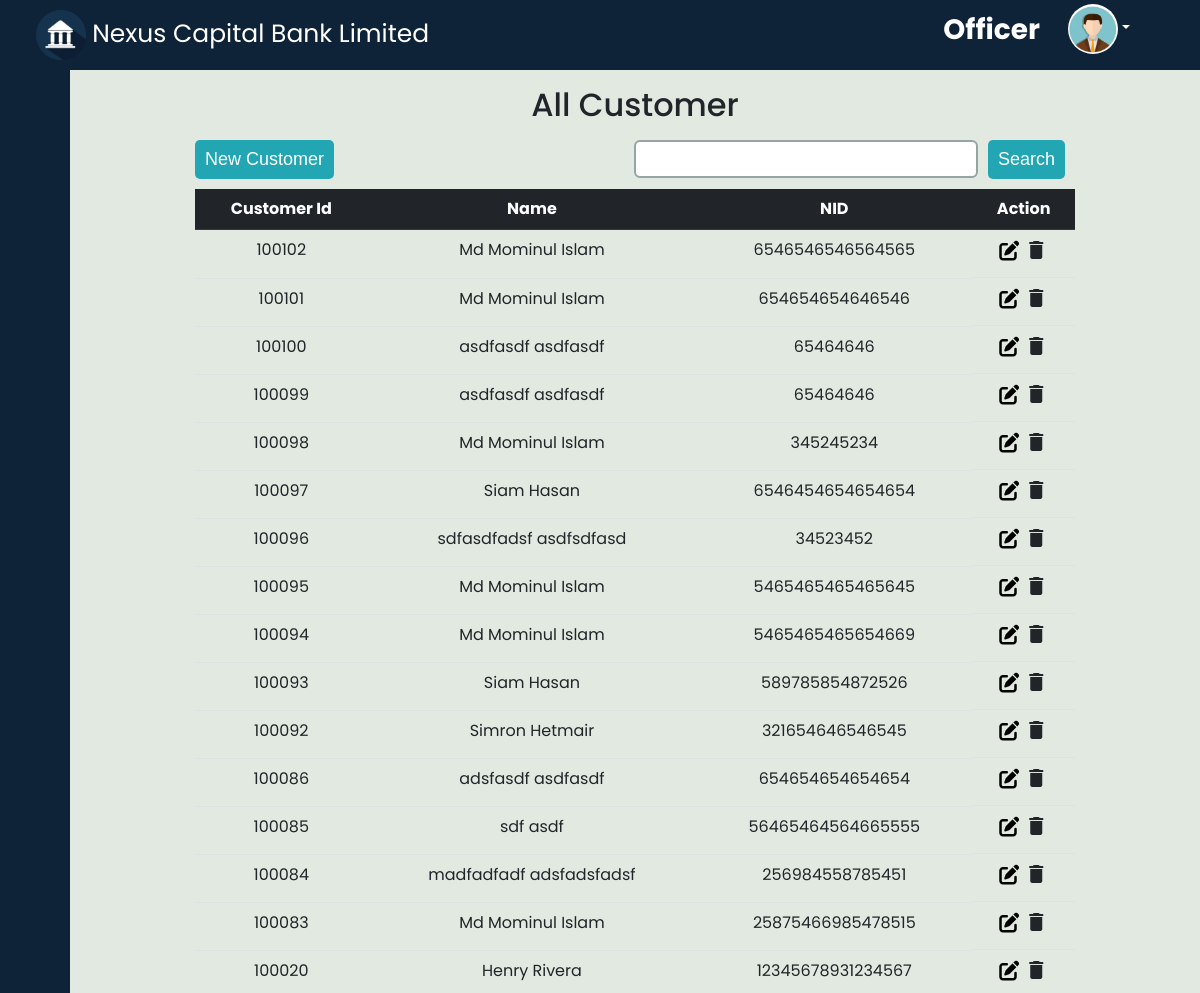
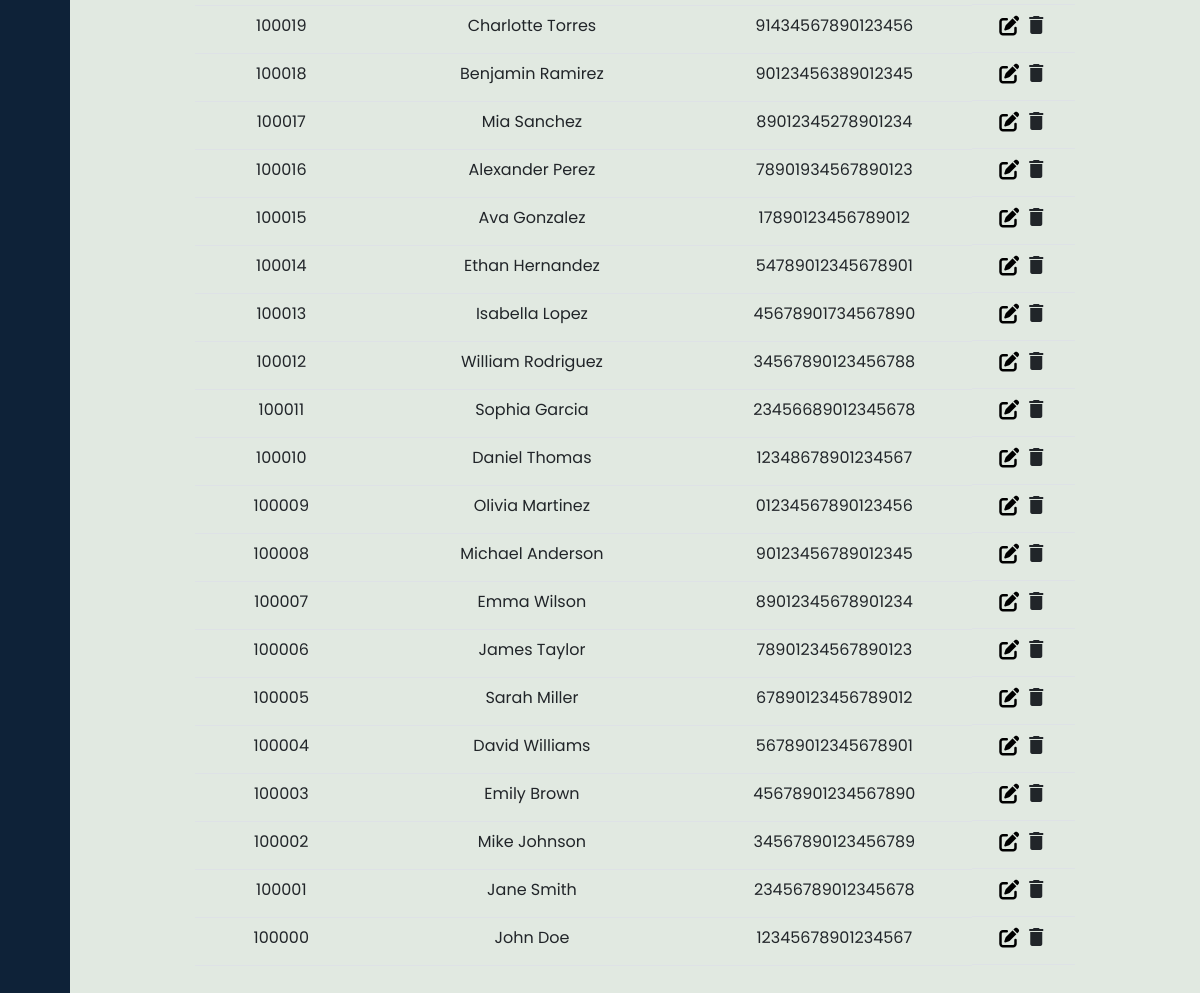
The page /officer/customer.php on the database its author committed (2 pictures, top to bottom).
### tables this page shows
CREATE TABLE `bank` (
  `bank_name` varchar(255) NOT NULL,
  `bank_sort_name` varchar(10) NOT NULL,
  `tagline` varchar(255) DEFAULT NULL,
  `logo` varchar(20) DEFAULT NULL,
  `rating` float DEFAULT NULL,
  `address` varchar(255) DEFAULT NULL,
  `phone` varchar(20) DEFAULT NULL,
  `email` varchar(50) NOT NULL,
  `fax` varchar(20) DEFAULT NULL,
  `call_center` varchar(20) DEFAULT NULL,
  `facebook` varchar(100) DEFAULT NULL,
  `linkedin` varchar(100) DEFAULT NULL,
  `twitter` varchar(100) DEFAULT NULL,
  `youtube` varchar(100) DEFAULT NULL,
  `about_us` text DEFAULT NULL,
  `vision` text DEFAULT NULL,
  `mission` text DEFAULT NULL
);

CREATE TABLE `customer` (
  `customer_id` int(11) NOT NULL,
  `nid` varchar(255) NOT NULL,
  `first_name` varchar(255) DEFAULT NULL,
  `last_name` varchar(255) DEFAULT NULL,
  `picture` text DEFAULT NULL,
  `email` varchar(255) DEFAULT NULL,
  `phone` varchar(100) NOT NULL,
  `gender` varchar(10) DEFAULT NULL,
  `address` text DEFAULT NULL,
  `division` varchar(50) DEFAULT NULL,
  `district` varchar(50) DEFAULT NULL,
  `dob` date DEFAULT NULL
);

### officer/customer.php (the view, shortened to what this page needs)
<!DOCTYPE html>
<html lang="en">
<head>
    <link rel="stylesheet" href="https://cdnjs.cloudflare.com/ajax/libs/font-awesome/6.5.1/css/all.min.css" />
</head>
<?php
include "../database.php";
$search = "";
$result = mysqli_query($con, "SELECT * FROM customer
                             WHERE customer_id LIKE '%$search%' OR first_name LIKE '%$search%' OR last_name LIKE '%$search%' OR nid LIKE '%$search%'
                             ORDER BY customer_id DESC");
?>
<body>
    <div>
        <?php include "officer_header.php" ?>
    </div>
    <div class="d-flex">
        <div>
            <?php include "officer_sidebar.php" ?>
        </div>
        <div class="main">
            <div class="cnt">
                <div class="container">
                    <h2 class="mt-3 mb-3 d-flex justify-content-center">All Customer</h2>
                    <div class="d-flex hdiv">
                        <div class="new">
                            <a href="add_customer.php"><button>New Customer</button></a>
                        </div>
                        <div class="searchdiv d-flex">
                            <form action="" method="post">
                                <div class="d-flex">
                                    <input class="form-control fc" style=" border: 2px solid #95a5a6;" type="text" name="searchinput" id="">
                                    <input class="btnn" type="submit" value="Search" name="searchbtn" id="">
                                </div>
                            </form>
                        </div>
                    </div>
                    <table class="table table-hover text-center">
                        <tr class="table-dark">
                            <th>Customer Id</th>
                            <th>Name</th>
                            <th>NID</th>
                            <th>Action</th>
                        </tr>
                        <?php
                        while ($row = mysqli_fetch_assoc($result)) {
                        ?>
                            <tr>
                                <td><?php echo $row['customer_id'] ?></td>
                                <td><?php echo $row['first_name'] . " " . $row['last_name']  ?></td>
                                <td><?php echo $row['nid'] ?></td>
                                <td class="tt">
                                    <div>
                                        <a href="update_customer.php?customer_id=<?php echo $row['customer_id'] ?>"><i class="fa-solid fa-pen-to-square"></i></a>
                                    </div>
                                    <div>
                                        <a class="link-dark" name='delete' href="delete_customer.php?customer_id=<?php echo $row['customer_id'] ?>"><i class="material-icons">delete</i></a>
                                    </div>
                                </td>
                            </tr>
                        <?php } ?>
                    </table>
                </div>
            </div>
        </div>
    </div>
</body>
</html>

### officer/officer_header.php (shortened to what this page needs)
<!DOCTYPE html>
<html lang="en">
<head>
    <link rel="stylesheet" href="../bootstrap/bootstrap_css.css">
</head>
<?php
include"../database.php";
$row = mysqli_fetch_assoc(mysqli_query($con,"SELECT bank_name FROM bank"));
?>
<body>
    <header>
        <nav class="navbar navbar-expand-md  header">
            <div class="container-fluid">
                <a href="" id="bank_name" class="navbar-brand"><img id="logo" src="../logo/logo.png" alt="">
                    <?php echo $row['bank_name']?></a>
                <div class="collapse navbar-collapse" id="NavID">
                    <ul class="navbar-nav ms-auto ">
                        <p class="officer_text">Officer</p>
                        <li class="nav-item dropdown">
                            <a href="" class="nav-link dropdown-toggle" data-bs-toggle="dropdown"><img class="avatar" src="../logo/male_avatar.png" alt=""></a>
                        </li>
                    </ul>
                </div>
            </div>
        </nav>
    </header>
</body>
</html>

### officer/customer.php (style rules this page uses)
.main { background-color: #e1e9e1; display: flex; justify-content: center; }
.cnt { width: 80%; }
.fa-pen-to-square { color: black; font-size: 20px; margin-top: 3px; }
.material-icons { font-size: 45px; margin-left: 5px; }
.tt { display: flex; justify-content: center; }
.new { margin-bottom: 10px; }
.new button { padding: 6px 10px; background-color: #22a6b3; border: none; border-radius: 5px; color: white; font-size: 18px; font-family: Arial, Helvetica, sans-serif; }
.hdiv { position: relative; }
.searchdiv { margin-bottom: 10px; position: absolute; right: 10px; }
.fc { margin-left: 15px; height: 38px; width: 250px; border-radius: 5px; }
.btnn { margin-left: 10px; padding: 6px 10px; background-color: #22a6b3; border: none; border-radius: 5px; color: white; font-size: 18px; font-family: Arial, Helvetica, sans-serif; }

### officer/officer_header.php (style rules this page uses)
* { margin: 0; padding: 0; box-sizing: border-box; font-family: 'Poppins', sans-serif; }
#logo { height: 50px; width: 50px; }
.header { width: 100%; height: 70px; background-color: #0e2238; }
#bank_name { font-size: 25px; margin-left: 2%; color: white; }
.nav-link { margin-right: 50px; color: white; letter-spacing: 0.5px; padding: 0 10px; }
.avatar { height: 50px; width: 50px; border-radius: 30px; }
.officer_text { color: white; font-weight: bold; font-size: 28px; margin-right: 20px; margin-top: 5px; }

### officer/officer_sidebar.php (style rules this page uses)
a { text-decoration: none; }
li { list-style: none; }
body { font-family: 'Poppins', sans-serif; }
.nav-link { margin-right: 50px; color: white; letter-spacing: 0.5px; padding: 0 10px; }
.main { height: 100vh; overflow: scroll; width: 100%; }

### rows shown on the page
bank: bank_name "Nexus Capital Bank Limited"
customer: customer "100102", first_name "Md Mominul", last_name "Islam", nid "6546546546564565"
customer: customer "100101", first_name "Md Mominul", last_name "Islam", nid "654654654646546"
customer: customer "100100", first_name "asdfasdf", last_name "asdfasdf", nid "65464646"
customer: customer "100099", first_name "asdfasdf", last_name "asdfasdf", nid "65464646"
customer: customer "100098", first_name "Md Mominul", last_name "Islam", nid "345245234"
customer: customer "100097", first_name "Siam", last_name "Hasan", nid "6546454654654654"
customer: customer "100096", first_name "sdfasdfadsf", last_name "asdfsdfasd", nid "34523452"
customer: customer "100095", first_name "Md Mominul", last_name "Islam", nid "5465465465465645"
customer: customer "100094", first_name "Md Mominul", last_name "Islam", nid "5465465465654669"
customer: customer "100093", first_name "Siam", last_name "Hasan", nid "589785854872526"
customer: customer "100092", first_name "Simron", last_name "Hetmair", nid "321654646546545"
customer: customer "100086", first_name "adsfasdf", last_name "asdfasdf", nid "654654654654654"
customer: customer "100085", first_name "sdf", last_name "asdf", nid "56465464564665555"
customer: customer "100084", first_name "madfadfadf", last_name "adsfadsfadsf", nid "256984558785451"
customer: customer "100083", first_name "Md Mominul", last_name "Islam", nid "25875466985478515"
customer: customer "100020", first_name "Henry", last_name "Rivera", nid "12345678931234567"
customer: customer "100019", first_name "Charlotte", last_name "Torres", nid "91434567890123456"
customer: customer "100018", first_name "Benjamin", last_name "Ramirez", nid "90123456389012345"
customer: customer "100017", first_name "Mia", last_name "Sanchez", nid "89012345278901234"
customer: customer "100016", first_name "Alexander", last_name "Perez", nid "78901934567890123"
customer: customer "100015", first_name "Ava", last_name "Gonzalez", nid "17890123456789012"
customer: customer "100014", first_name "Ethan", last_name "Hernandez", nid "54789012345678901"
customer: customer "100013", first_name "Isabella", last_name "Lopez", nid "45678901734567890"
customer: customer "100012", first_name "William", last_name "Rodriguez", nid "34567890123456788"
customer: customer "100011", first_name "Sophia", last_name "Garcia", nid "23456689012345678"
customer: customer "100010", first_name "Daniel", last_name "Thomas", nid "12348678901234567"
customer: customer "100009", first_name "Olivia", last_name "Martinez", nid "01234567890123456"
customer: customer "100008", first_name "Michael", last_name "Anderson", nid "90123456789012345"
customer: customer "100007", first_name "Emma", last_name "Wilson", nid "89012345678901234"
customer: customer "100006", first_name "James", last_name "Taylor", nid "78901234567890123"
customer: customer "100005", first_name "Sarah", last_name "Miller", nid "67890123456789012"
customer: customer "100004", first_name "David", last_name "Williams", nid "56789012345678901"
customer: customer "100003", first_name "Emily", last_name "Brown", nid "45678901234567890"
customer: customer "100002", first_name "Mike", last_name "Johnson", nid "34567890123456789"
customer: customer "100001", first_name "Jane", last_name "Smith", nid "23456789012345678"
customer: customer "100000", first_name "John", last_name "Doe", nid "12345678901234567"
